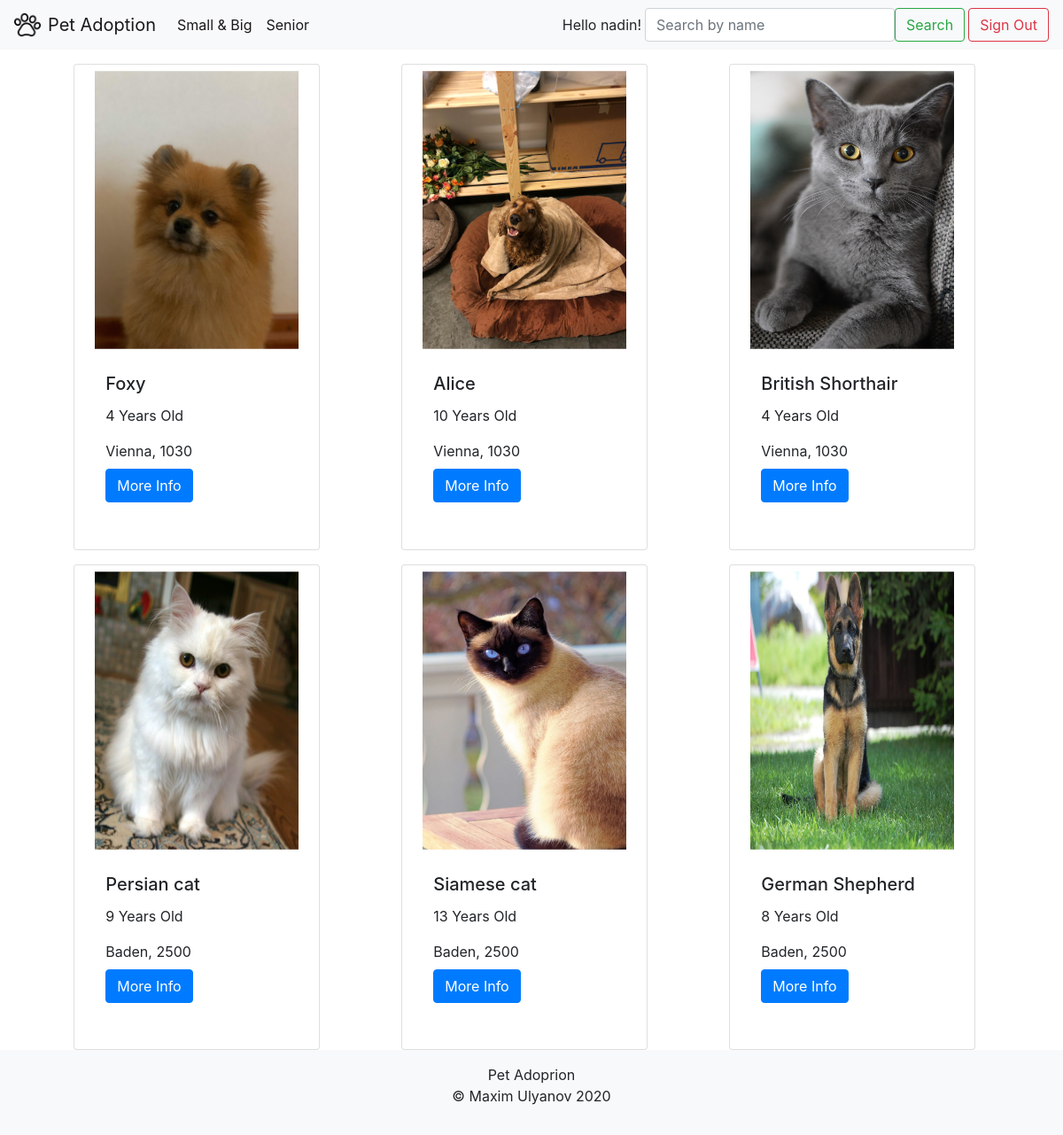
Screenshot of /home.php (signed in) with the database file from the repository.
### tables this page shows
CREATE TABLE `users` (
  `user_id` int(11) NOT NULL,
  `name` varchar(30) NOT NULL,
  `email` varchar(60) NOT NULL,
  `pwd` varchar(255) NOT NULL,
  `permissions` enum('user','admin') NOT NULL DEFAULT 'user'
);

CREATE TABLE `pets` (
  `pet_id` int(11) NOT NULL,
  `pet_name` char(70) DEFAULT NULL,
  `age` int(11) DEFAULT NULL,
  `pet_IMG` varchar(255) DEFAULT NULL,
  `type` enum('small','large') DEFAULT NULL,
  `description` longtext,
  `senior` enum('no','yes') DEFAULT NULL,
  `website` varchar(255) DEFAULT NULL,
  `hobbies` text,
  `date_available` date DEFAULT NULL,
  `location_id_FK` int(11) DEFAULT NULL
);

CREATE TABLE `location` (
  `location_id` int(11) NOT NULL,
  `location_name` char(50) DEFAULT NULL,
  `city` varchar(70) DEFAULT NULL,
  `ZIP` int(11) DEFAULT NULL,
  `address` varchar(100) DEFAULT NULL,
  `location_img` varchar(250) DEFAULT NULL
);

### home.php (the view)
<?php require_once 'actions/db_connect.php'; ?>
<?php require_once 'head.php'; ?>
<?php
          $sql = " SELECT pets.pet_id, pets.pet_IMG, pets.pet_name, pets.age, `location`.city, `location`.ZIP
          FROM pets
          INNER JOIN `location` ON pets.location_id_FK=`location`.location_id";
           $result = $connect->query($sql);
            if($result->num_rows > 0) {
                while($row = $result->fetch_assoc()) {
                echo "<div class='card pet mt-3 mr-3 col-3' style='width: 20vw;'>";
                echo  "<img src='".$row['pet_IMG']."'class='card-img-top'><div class='card-body'> <h5 class='card-title'>".$row['pet_name' ]."</h5><p class='card-text'>" .$row['age']." Years Old</p>".$row['city'].", " .$row['ZIP']."<br><a  href='pet_info.php?pet_id=" .$row['pet_id']."' class='mt-2 btn btn-primary'>More Info</a> " ;
                echo" </div>
                </div>";
               }
           } else  {
               echo  "No Data Avaliable";
           }
            ?>
<?php require_once 'footer.php'; ?>

### head.php (shortened to what this page needs)
<?php
require_once 'actions/db_connect.php';
$res=mysqli_query($connect, "SELECT * FROM users WHERE `user_id`=".$_SESSION['user']);
$userRow=mysqli_fetch_array($res, MYSQLI_ASSOC);
?>
<!DOCTYPE html>
<html lang="en">
<head>
    <link rel="stylesheet" href="style.css">
    <link rel="stylesheet" href="https://stackpath.bootstrapcdn.com/bootstrap/4.5.2/css/bootstrap.min.css">
</head>
<body>
<header>
<nav class="navbar navbar-expand-lg navbar-light bg-light">
<img  src="img/pawprint.png" width="30" height="30" alt="" loading="lazy">
  <a class="navbar-brand pl-2" href="home.php">Pet Adoption</a>
  <div class="collapse navbar-collapse" id="navbarSupportedContent">
    <ul class="navbar-nav mr-auto">
      <li class="nav-item">
        <a class="nav-link active" href="general.php">Small & Big</a>
      </li>
      <li class="nav-item">
        <a class="nav-link active" href="senior.php">Senior</a>
      </li>
    </ul>
    <form class="form-inline my-2 my-lg-0">
    <span class="mr-1"><?php echo "Hello ". $userRow['name' ]. "!"; ?></span>
    <div class="search-box">
    <input type="text" class="form-control mr-sm-2 search-box" type="search" autocomplete="off" placeholder="Search by name"/>
    </div>
      <button class="btn btn-outline-success mr-1" type="submit">Search</button>
      <a class="btn btn-outline-danger" href="logout.php?logout">Sign Out</a>
    </form>
  </div>
</nav>
</header>
<div class="container d-flex flex-wrap justify-content-around">

### footer.php
</div>
<footer class="footer bg-light mt-auto py-3">
  <div class="container text-center">
    <span>Pet Adoprion</span>
    <p>&#169 Maxim Ulyanov 2020</p>
  </div>
</footer>
</body>
</html>

### style.css (style rules this page uses)
.pet img { width: 100%; padding: 3%; height: 60%; }

### head.php (style rules this page uses)
.search-box input[type="text"], .result { width: 100%; box-sizing: border-box; }

### rows the page displays
users: name "nadin"
pets: pet_IMG (picture), pet_name "Foxy", age "4", location_id_FK.city "Vienna", location_id_FK.ZIP "1030"
pets: pet_IMG (picture), pet_name "Alice", age "10", location_id_FK.city "Vienna", location_id_FK.ZIP "1030"
pets: pet_IMG (picture), pet_name "British Shorthair", age "4", location_id_FK.city "Vienna", location_id_FK.ZIP "1030"
pets: pet_IMG (picture), pet_name "Persian cat", age "9", location_id_FK.city "Baden", location_id_FK.ZIP "2500"
pets: pet_IMG (picture), pet_name "Siamese cat", age "13", location_id_FK.city "Baden", location_id_FK.ZIP "2500"
pets: pet_IMG (picture), pet_name "German Shepherd", age "8", location_id_FK.city "Baden", location_id_FK.ZIP "2500"
